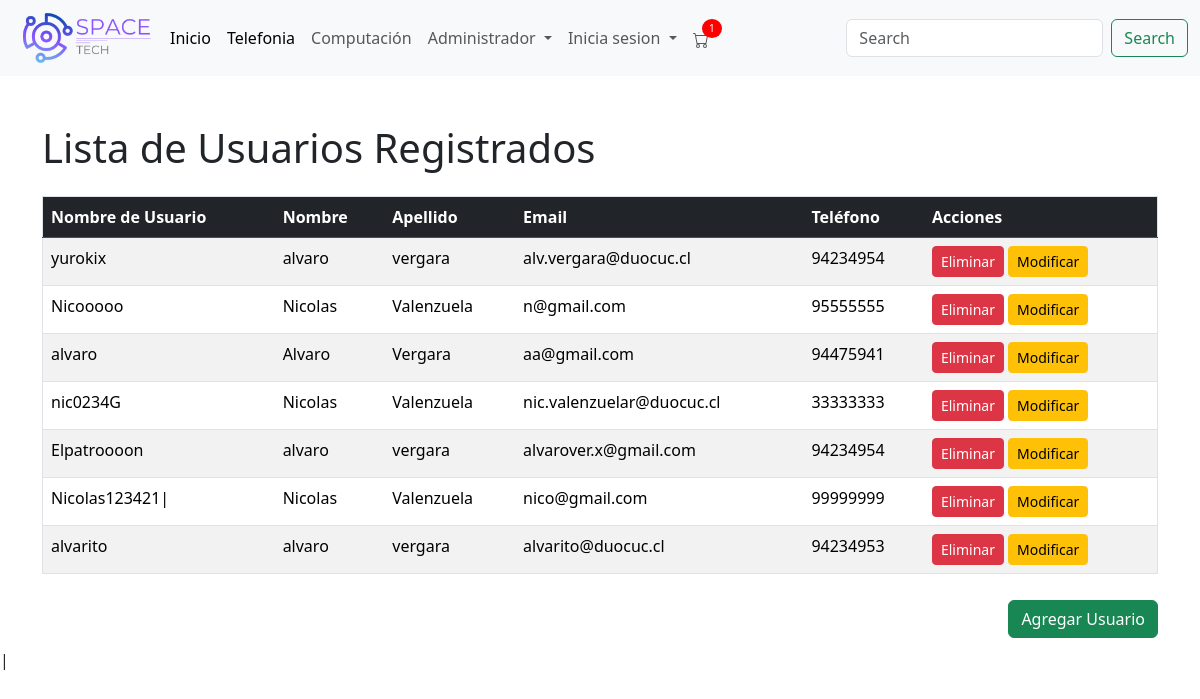
/listaU (signed in), run on the app's committed database.
### menu/models.py (models this page shows, shortened)
class Usuario(models.Model):
    nombre_usuario = models.CharField(max_length=30)
    nombre = models.CharField(max_length=30)
    apellido = models.CharField(max_length=30)
    email = models.EmailField(unique=True)
    tfno = models.CharField(max_length=8, verbose_name="Telefono")
    clave = models.CharField(max_length=30)
    confirmar_clave = models.CharField(max_length=30)
    direccion = models.CharField(max_length=255, verbose_name="Dirección", null=True, blank=True)

### menu/views.py (the view)
# urls.py: path('listaU', views.listaU, name='listaU'),
@login_required
@user_passes_test(lambda u: u.groups.filter(name='Administradores').exists())
def listaU(request):
    usuarios = Usuario.objects.all()  # Recupera todos los usuarios
    return render(request, 'listaU.html', {'usuarios': usuarios})

### menu/context_processors.py (called while the page is built)
def carrito_items_count(request):
    if request.user.is_authenticated:
        try:
            carrito = Carrito.objects.get(usuario=request.user)
            count = CarritoItem.objects.filter(carrito=carrito).count()
        except Carrito.DoesNotExist:
            count = 0
    else:
        count = 0
    return {
        'carrito_items_count': count
    }

### menu/templates/listaU.html (shortened to what this page needs)
<!DOCTYPE html>
<html lang="en">
<head>
    {% load static %}
    <link href="https://cdn.jsdelivr.net/npm/bootstrap@5.3.0/dist/css/bootstrap.min.css" rel="stylesheet">
    <link rel="stylesheet" href="{% static 'css/listaP.css' %}">
</head>
<body>
    {% include "plantilla/menu.html" %}
    <div class="container mt-5">
        <h1 class="mb-4">Lista de Usuarios Registrados</h1>
        <div class="table-responsive">
            <table class="table table-striped table-hover">
                <thead class="table-dark">
                    <tr>
                        <th>Nombre de Usuario</th>
                        <th>Nombre</th>
                        <th>Apellido</th>
                        <th>Email</th>
                        <th>Teléfono</th>
                        <th>Acciones</th>
                    </tr>
                </thead>
                <tbody>
                    {% for usuario in usuarios %}
                    <tr>
                        <td>{{ usuario.nombre_usuario }}</td>
                        <td>{{ usuario.nombre }}</td>
                        <td>{{ usuario.apellido }}</td>
                        <td>{{ usuario.email }}</td>
                        <td>{{ usuario.tfno }}</td>
                        <td>
                            <form action="{% url 'eliminar_usuario' usuario.id %}" method="post" style="display:inline;">
                                <button type="submit" class="btn btn-danger btn-sm">Eliminar</button>
                            </form>
                            <a href="{% url 'editar_usuario' usuario.id %}" class="btn btn-warning btn-sm">Modificar</a>
                        </td>
                    </tr>
                    {% endfor %}
                </tbody>
            </table>
            <div>
                <a class="align-right" href="{% url 'formulario' %}">
                    <button class="btn btn-success"  >Agregar Usuario</button>
                    </a>
                </div>
        </div>
    </div>
   |
</body>
</html>

### menu/static/css/listaP.css (style rules this page uses)
.align-right { float: right; margin: 10px 0; }

### menu/templates/listaU.html (style rules this page uses)
table { width: 100%; border-collapse: collapse; }
table, th, td { border: 1px solid black; }
th, td { padding: 10px; text-align: left; }

### data on the page
Usuario: nombre_usuario "yurokix", nombre "alvaro", apellido "vergara", email "alv.vergara@duocuc.cl", tfno "94234954"
Usuario: nombre_usuario "Nicooooo", nombre "Nicolas", apellido "Valenzuela", email "n@gmail.com", tfno "95555555"
Usuario: nombre_usuario "alvaro", nombre "Alvaro", apellido "Vergara", email "aa@gmail.com", tfno "94475941"
Usuario: nombre_usuario "nic0234G", nombre "Nicolas", apellido "Valenzuela", email "nic.valenzuelar@duocuc.cl", tfno "33333333"
Usuario: nombre_usuario "Elpatroooon", nombre "alvaro", apellido "vergara", email "alvarover.x@gmail.com", tfno "94234954"
Usuario: nombre_usuario "Nicolas123421|", nombre "Nicolas", apellido "Valenzuela", email "nico@gmail.com", tfno "99999999"
Usuario: nombre_usuario "alvarito", nombre "alvaro", apellido "vergara", email "alvarito@duocuc.cl", tfno "94234953"

### other printed values
{{ carrito_items_count }} "1"
